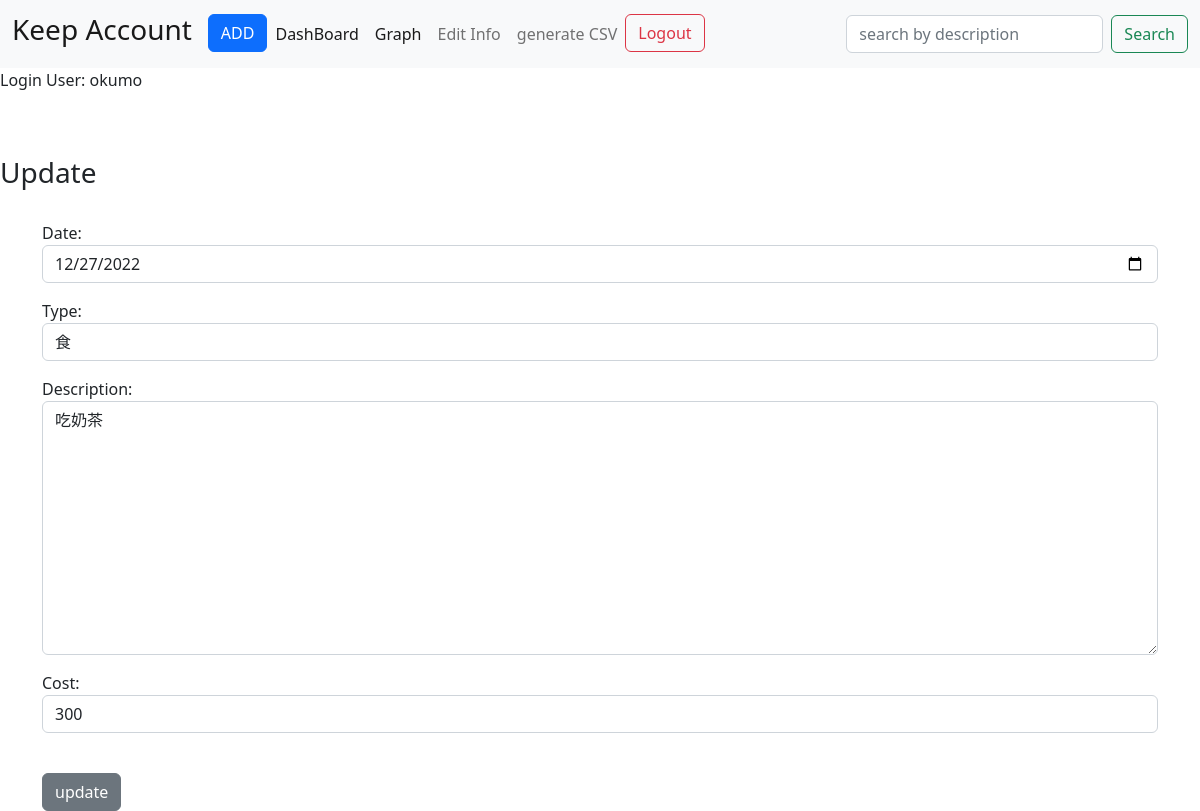
/keepAccount/update/9 (signed in), run on an earlier commit of the app's database.
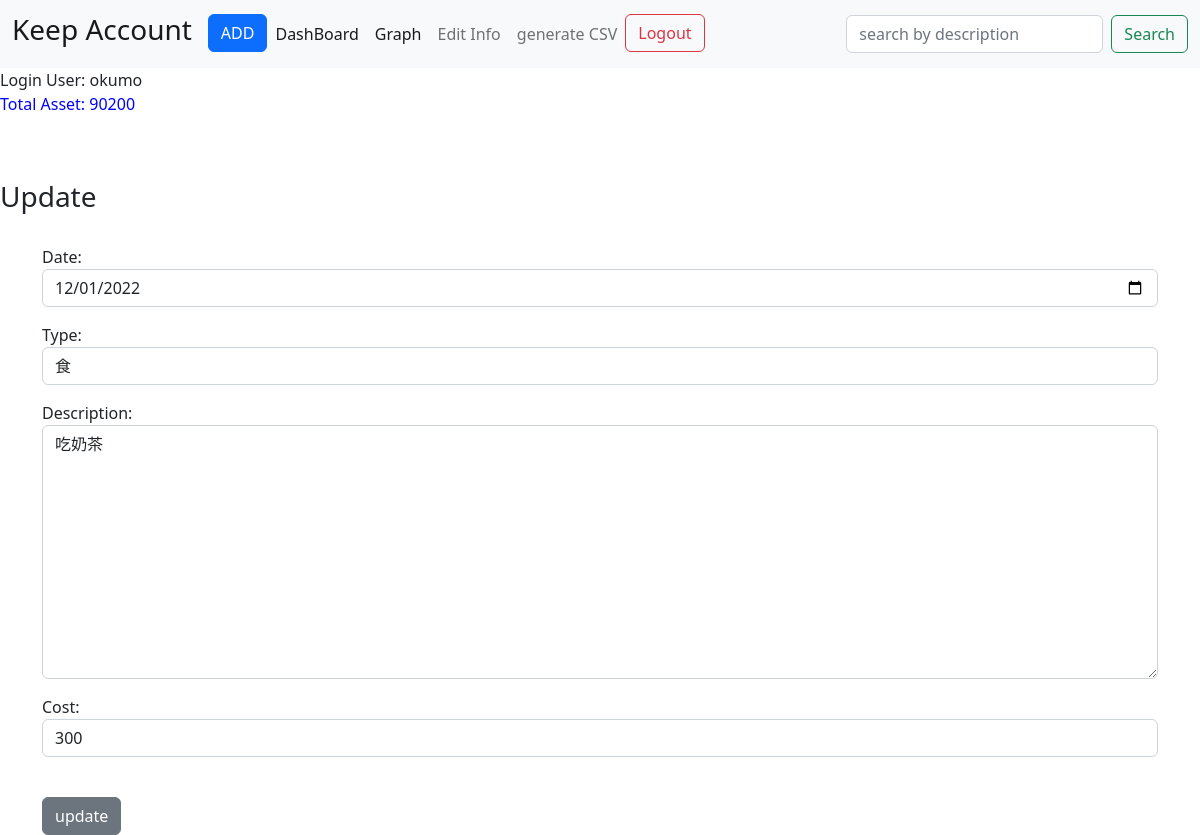
And on a later commit of the database.
### keepAccount/models.py (models this page shows, shortened)
class account(models.Model):
    user=models.ForeignKey(User,blank=True,null=True, on_delete=models.CASCADE)
    description=models.TextField(blank=True)
    cost=models.IntegerField()
    date=models.DateField()
    type=models.CharField(max_length = 20,choices = TYPE_CHOICES,default = '1')

### keepAccount/views.py (the view, shortened to what this page needs)
# urls.py: path('update/<id>',views.update,name='update'),
def update(request,id):
    item=account.objects.get(pk=id)
    form=editForm(request.POST or None, instance=item)
    temp=item.cost
    if assets.objects.filter(user=request.user).exists():
        items=assets.objects.get(user=request.user)
        return render(request,'keepAccount/update.html',{
            'editForm':editForm,
            'item':item,
            'form':form,
            'items':items.asset
            })
    return render(request,'keepAccount/update.html',{
            'editForm':editForm,
            'item':item,
            'form':form,
            })

### keepAccount/forms.py
class editForm(ModelForm):
    class Meta:
        model=account
        fields=('date','type','description','cost')
        widgets = {
            'date': DateInput()
        }
    def __init__(self, *args, **kwargs):
        super(editForm,self).__init__(*args, **kwargs)
        self.fields['date'].widget.attrs['class']='form-control'
        self.fields['type'].widget.attrs['class']='form-control'
        self.fields['description'].widget.attrs['class']='form-control'
        self.fields['cost'].widget.attrs['class']='form-control'

### keepAccount/templates/keepAccount/update.html (shortened to what this page needs)
{% extends "keepAccount/base.html" %}
{% block body %}
<br>
<h3>Update</h3>
<br>
<div class="container">
    <form action="" method="POST">
        {{form.as_p}}
        <br>
        <input type="submit" value='update' class="btn btn-secondary">
    </form>
</div>
{% endblock %}

### keepAccount/templates/keepAccount/base.html (shortened to what this page needs)
<!DOCTYPE html>
<html lang="en">
<head>
    <link href="https://cdn.jsdelivr.net/npm/bootstrap@5.2.3/dist/css/bootstrap.min.css" rel="stylesheet"
>
</head>
<body>
    <nav class="navbar navbar-expand-lg bg-light">
        <div class="container-fluid">
            <a class="navbar-brand" href="{% url 'index' %}">
                <h3>Keep Account</h3>
            </a>
            <div class="collapse navbar-collapse" id="navbarSupportedContent">
                <ul class="navbar-nav me-auto mb-2 mb-lg-0">
                    <li class="nav-item">
                        <button type="button" class="btn btn-primary" data-bs-toggle="modal"
                            data-bs-target="#exampleModal">
                            ADD
                        </button>
                    </li>
                    <li class="nav-item">
                        <a class="nav-link active" href="{%url 'overview'%}">DashBoard</a>
                    </li>
                    <li><a class="nav-link active" href="{% url 'graph' %}">Graph</a></li>
                    <li class="nav-item">
                        <a class="nav-link" href="{% url 'asset' %}">Edit Info</a>
                    </li>
                    <li class="nav-item">
                        <a class="nav-link" href="{% url 'generateCSV' %}">generate CSV</a>
                    </li>
                    <li class="nav-item">
                        {% if user.is_authenticated %}
                        <a class="btn btn-outline-danger" href="{%url 'logout'%}">Logout</a>
                        {% else %}
                        <a class="btn btn-outline-danger" href="{%url 'login'%}">Log In Here</a>
                        {% endif %}
                    </li>
                </ul>
                <form class="d-flex" role="search" action="{% url 'search'%}" method="POST">
                    <input class="form-control me-2" type="search" placeholder="search by description"
                        aria-label="Search" name="searched">
                    <button class="btn btn-outline-success" type="submit">Search</button>
                </form>
            </div>
        </div>
    </nav>
    Login User: {{user}}
    <br>
    <p style="color: blue;">
        {% if items %}
        Total Asset: {{items}}
        {% endif %}
    </p>
    <br>
    {% block body %}
    {% endblock %}
</body>
</html>

What changed in the data, as far as the page shows it:
changed account "吃奶茶": date "12/27/2022" → "12/01/2022"
Also different on the page:
{{ items }}: (not shown) → "90200"
text now shown: "Total Asset:"
